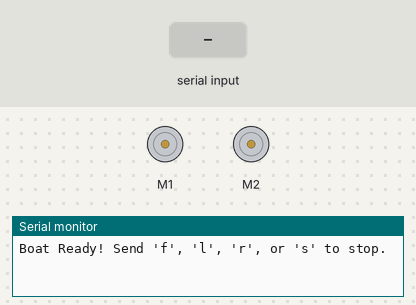
Bench run of a sketch on a simulated Arduino Uno, built with avr-gcc and run on an emulated ATmega328P. On the bench: 2 × DC motor (green arrow = forward, orange = backward, longer = faster), the last lines printed to the serial monitor. The inputs (shaded band) are chosen by the test bench.

Above: at 1.2 s.
1.3 s: "f" received over Serial
At 2.1 s:
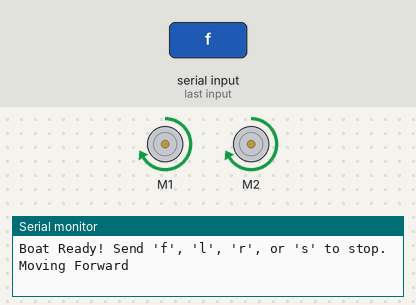
2.8 s: "l" received over Serial
At 3.2 s:
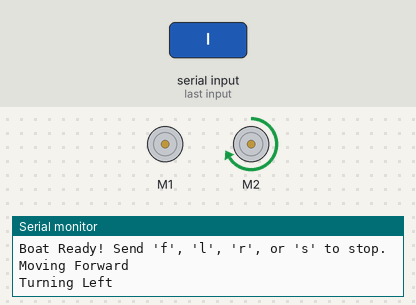
4.3 s: "r" received over Serial
At 5.5 s:
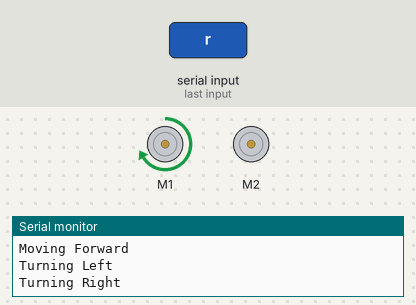
Timing chart, 0 to 7.3 s (numbered marks = the images above; inputs shaded):
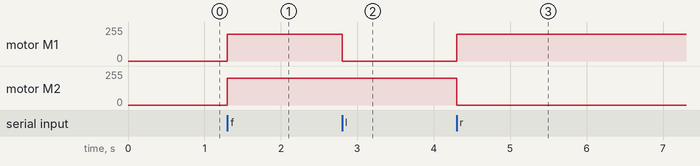

The sketch:

boat_motor_controller.ino
```cpp
// Boat motor controller (Arduino Uno + L293D motor shield)
// Transcribed from the project notebook PDF, Assembly Day 1 (13 Feb 2026).
// TODO: replace with the original .ino file if it still exists.
#include "AFMotor_R4.h"

AF_DCMotor motorLeft(1);
AF_DCMotor motorRight(2);

// Set speed (0 to 255)
uint8_t motorSpeed = 200;

void setup() {
  Serial.begin(9600);
  Serial.println("Boat Ready! Send 'f', 'l', 'r', or 's' to stop."); // Send serial command when ready

  // Initialize speed
  motorLeft.setSpeed(motorSpeed);
  motorRight.setSpeed(motorSpeed);

  // Keep motors off at start
  motorLeft.run(RELEASE);
  motorRight.run(RELEASE);
}

void loop() {
  if (Serial.available() > 0) {
    char command = Serial.read();

    switch (command) {
      case 'f': // Forward
        Serial.println("Moving Forward");
        motorLeft.run(FORWARD);
        motorRight.run(FORWARD);
        break;

      case 'l': // Left Turn
        Serial.println("Turning Left");
        motorLeft.run(RELEASE);  // Stop left
        motorRight.run(FORWARD); // Drive right
        break;

      case 'r': // Right Turn
        Serial.println("Turning Right");
        motorLeft.run(FORWARD);  // Drive left
        motorRight.run(RELEASE); // Stop right
        break;

      case 's': // Stop
        Serial.println("Stopping");
        motorLeft.run(RELEASE);
        motorRight.run(RELEASE);
        break;
    }
  }
}
```

Measured:
- after the input at 1.3 s, motor M1, motor M2: stopped → forward 200/255 at once
- after the input at 2.8 s, motor M1: forward 200/255 → stopped at once
- after the input at 4.3 s, motor M1: stopped → forward 200/255 at once; motor M2: forward 200/255 → stopped at once
